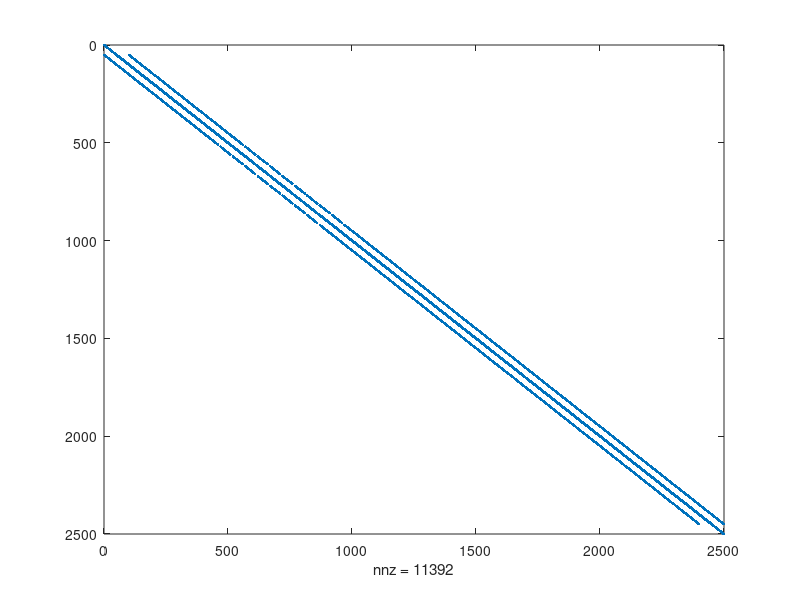
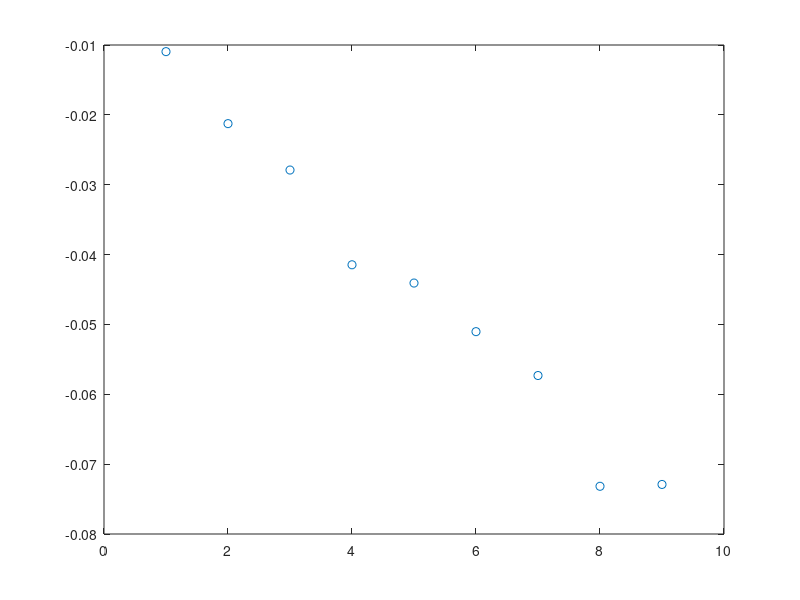
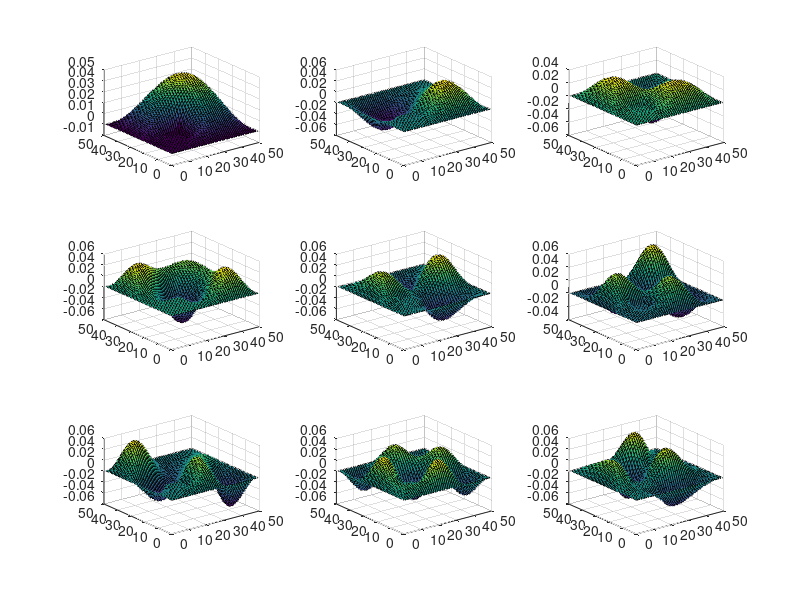

These charts were generated, in order, by the following MATLAB code:
%close all;

nx=50;
ny=50;
%ny=137;

% G-matrix, relates the value of a node to all other nodes
G=sparse(nx*ny,nx*ny);

% Mapping Equation, converts discretized 2D spacial domain to 1D vector in the "equation domain"
map=@(x,y) y+(x-1)*ny; 

for x=1:nx
    for y=1:ny
        n=map(x,y);
        if (x==1||y==1||x==nx||y==ny)
            % For boundaries, G matrix is set to 1             
            G(n,n)=1; 
        elseif (x > 10 && x < 20 && y > 10 && y < 20)
            G(n,n) = -2;    
        else
            % For the rest of the G matrix, populate using finite difference
            G(n,n)=-4;      % Relation to self (n?)
            G(n,n+1)=1;     % Relation to the node to the right (nxp)
            G(n,n-1)=1;     % Relation to the node to the left (nxm) 
            G(n,n+ny)=1;    % Relation to the node above (nyp)
            G(n,n-ny)=1;    % Relation to the node below (nym)
        end
    end
end
% Plot G
figure();
spy(G);

% Get eigenvectors, eigenvalues, and plot eigenvalues
% (Possible solutions to the matrix)
[E,D] = eigs(G,9,'SM');
figure();
plot(diag(D),"o");

% Plot eigenvectors
figure();
EV=zeros(nx,ny);
for k=1:9
    for x=1:nx
        for y=1:ny
          n=map(x,y);
          EV(x,y)=E(n,k);
          
        end      
    end 
    subplot(3,3,k);
    surf(EV);  
end
